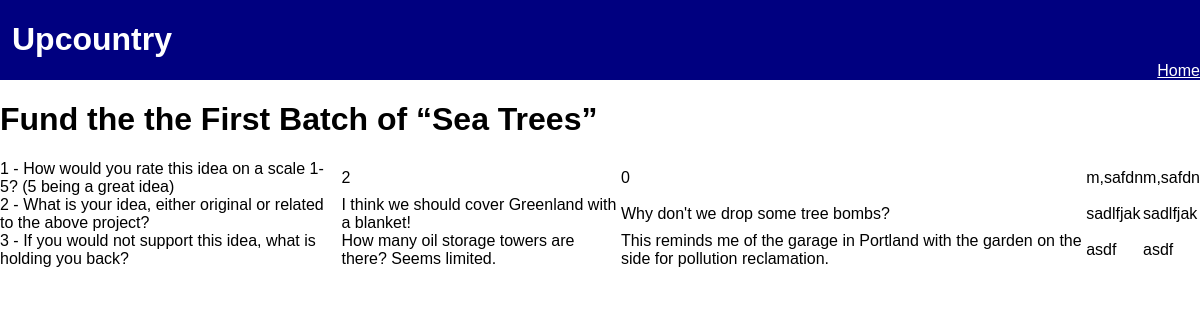
/results/2, run on an earlier commit of the app's database.
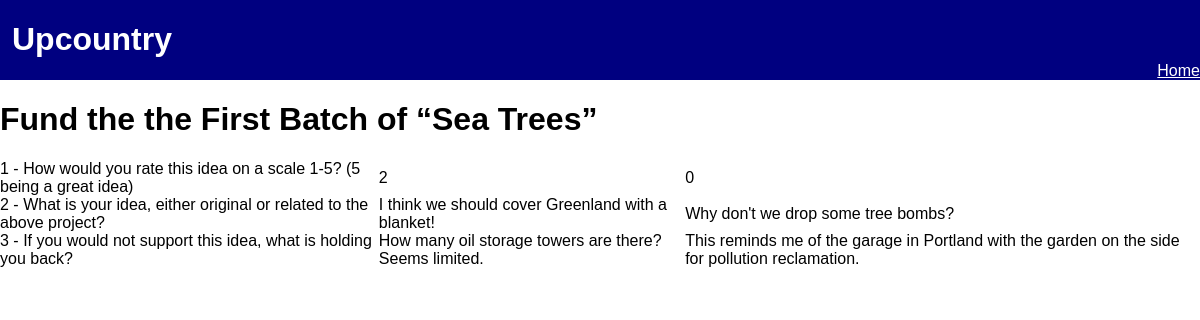
And on a later commit of the database.
### app/models.py (models this page shows, shortened)
class Post(db.Model):
    id = db.Column(db.Integer, primary_key=True)
    timestamp = db.Column(db.DateTime, default=datetime.utcnow)
    author = db.Column(db.String(64))
    title = db.Column(db.String(140))
    body = db.Column(db.String(500))
    questions = db.relationship('Question', backref='post', lazy='dynamic')
    comments = db.relationship('Comment', backref='post', lazy='dynamic')

class Question(db.Model):
    id = db.Column(db.Integer, primary_key=True)
    post_id = db.Column(db.Integer, db.ForeignKey('post.id'))
    type = db.Column(db.String(1))
    body = db.Column(db.String(250))
    answers = db.relationship('Answer', backref='question', lazy='dynamic')

class Answer(db.Model):
    id = db.Column(db.Integer, primary_key=True)
    question_id = db.Column(db.Integer, db.ForeignKey('question.id'))
    response_id = db.Column(db.Integer, db.ForeignKey('response.id'))
    type = db.Column(db.String(1))
    body = db.Column(db.String(500))

### app/views.py (the view)
@app.route('/results/<post_id>')
def results(post_id=0):
    if post_id == 0:
        post = Post.query.order_by(Post.timestamp.desc())
    else:
        post = Post.query.filter_by(id=post_id)
    questions = Question.query.filter_by(post_id=post[0].id)
    relevant_answers = []
    for question in questions:
        answers = Answer.query.filter_by(question_id=question.id)
        for answer in answers:
            relevant_answers.append(answer)
    return render_template('results.html',
                           post=post[0],
                           questions=questions,
                           answers=relevant_answers,
                           title=post[0].title+' Results')

### app/templates/results.html
{% extends 'base.html' %}
{% block content %}
<h1>{{ post.title }}</h1>
  <table>
  {% for question in questions %}
    <tr><td>{{ question.id }} - {{ question.body }}</td>
    {% for answer in answers %}
      {% if answer.question_id == question.id %}
      <td>{{ answer.body }}</td>
      {% endif %}
    {% endfor %}
    </tr>
  {% endfor %}
  </table>
{% endblock %}

### app/templates/base.html (shortened to what this page needs)
<html>
  <head>
    <link rel="stylesheet" href="{{ url_for('static', filename='normalize.css') }}">
    <link rel="stylesheet" href="{{ url_for('static', filename='base.css') }}">
  </head>
  <body>
    <nav>
      <div class="logo"><h1>Upcountry</h1></div>
      <a href="{{ url_for('index') }}">Home</a>
    </nav>
    {% block content %}{% endblock %}
  </body>
</html>

### app/static/base.css (style rules this page uses)
*, *:before, *:after { box-sizing: inherit; }
html { box-sizing: border-box; }
body { font: 'Source Sans Pro', 'Helvetica'; min-width: 100%; }
nav { display: -webkit-flex; display: flex; flex-direction: row; background: navy; color: white; min-height: 5%; min-width: 100%; }
.logo { align-self: flex-start; margin: 0 0 0 1%; }
nav a { color: white; align-self: flex-end; margin: auto 0 0 auto; }

What changed in the data, as far as the page shows it:
removed Answer: body "m,safdn", shown under Question "How would you rate this idea on a scale 1-5? (5 being a great idea)"
removed Answer: body "m,safdn", shown under Question "How would you rate this idea on a scale 1-5? (5 being a great idea)"
removed Answer: body "sadlfjak", shown under Question "What is your idea, either original or related to the above project?"
removed Answer: body "sadlfjak", shown under Question "What is your idea, either original or related to the above project?"
removed Answer: body "asdf", shown under Question "If you would not support this idea, what is holding you back?"
removed Answer: body "asdf", shown under Question "If you would not support this idea, what is holding you back?"
